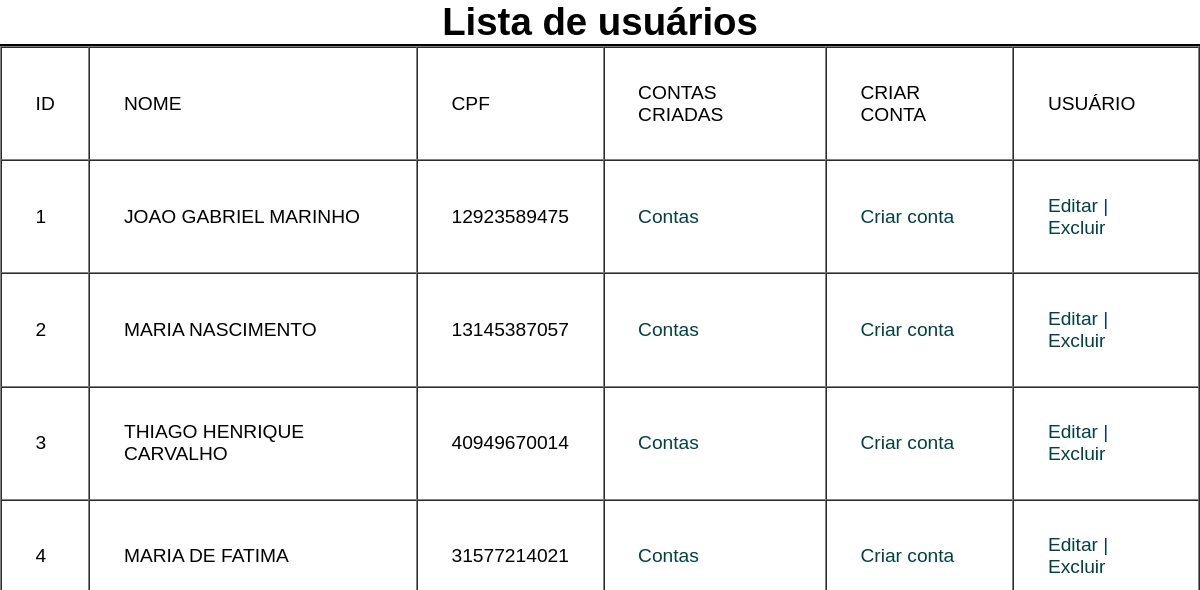
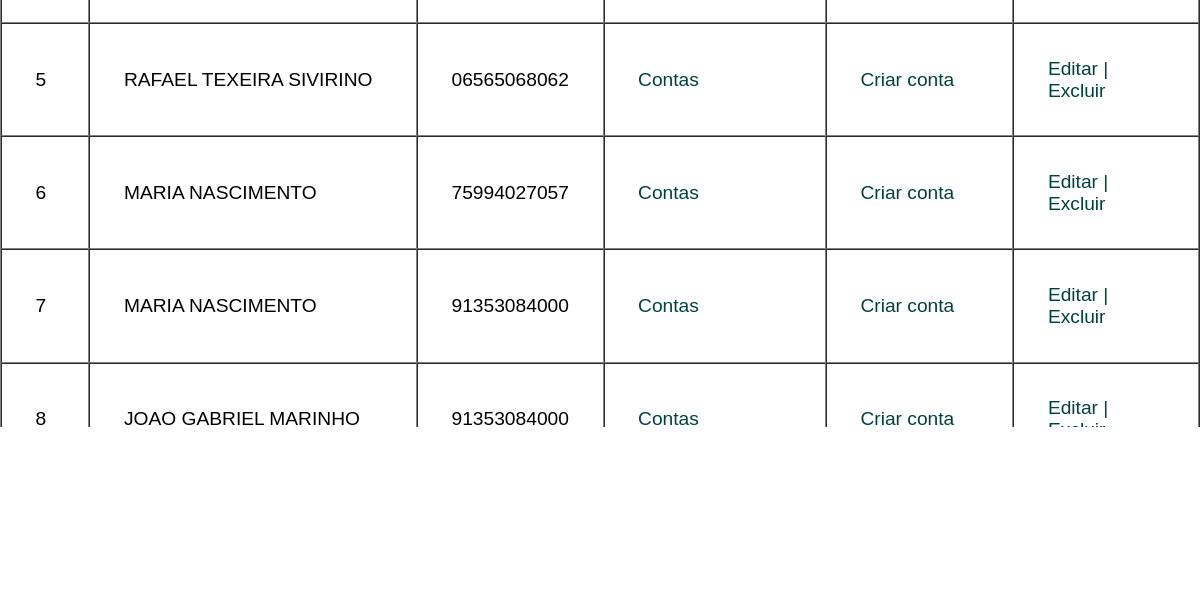
Before: /screens/listagem_usuarios.php with the older database file (2 pictures, top to bottom).
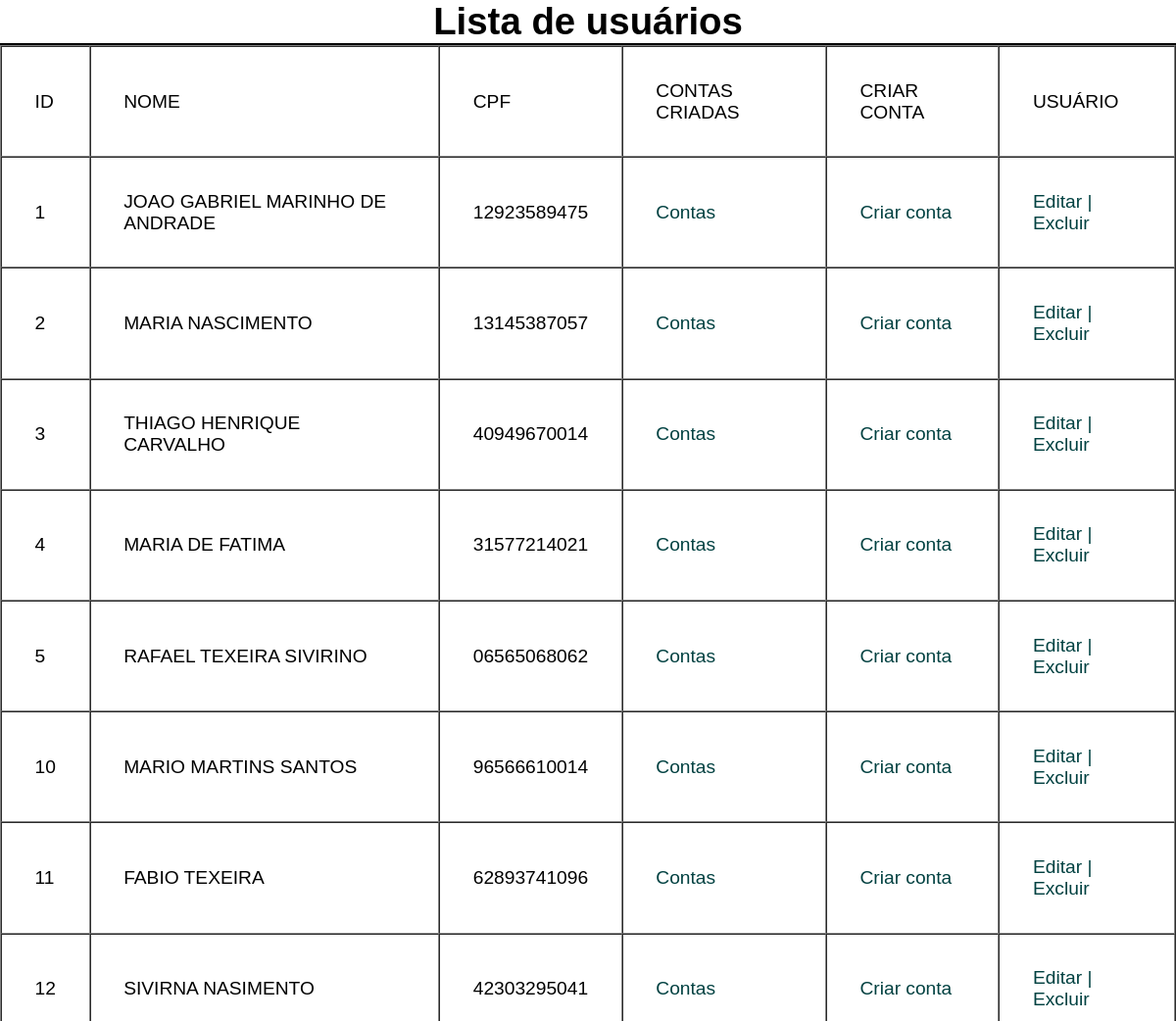
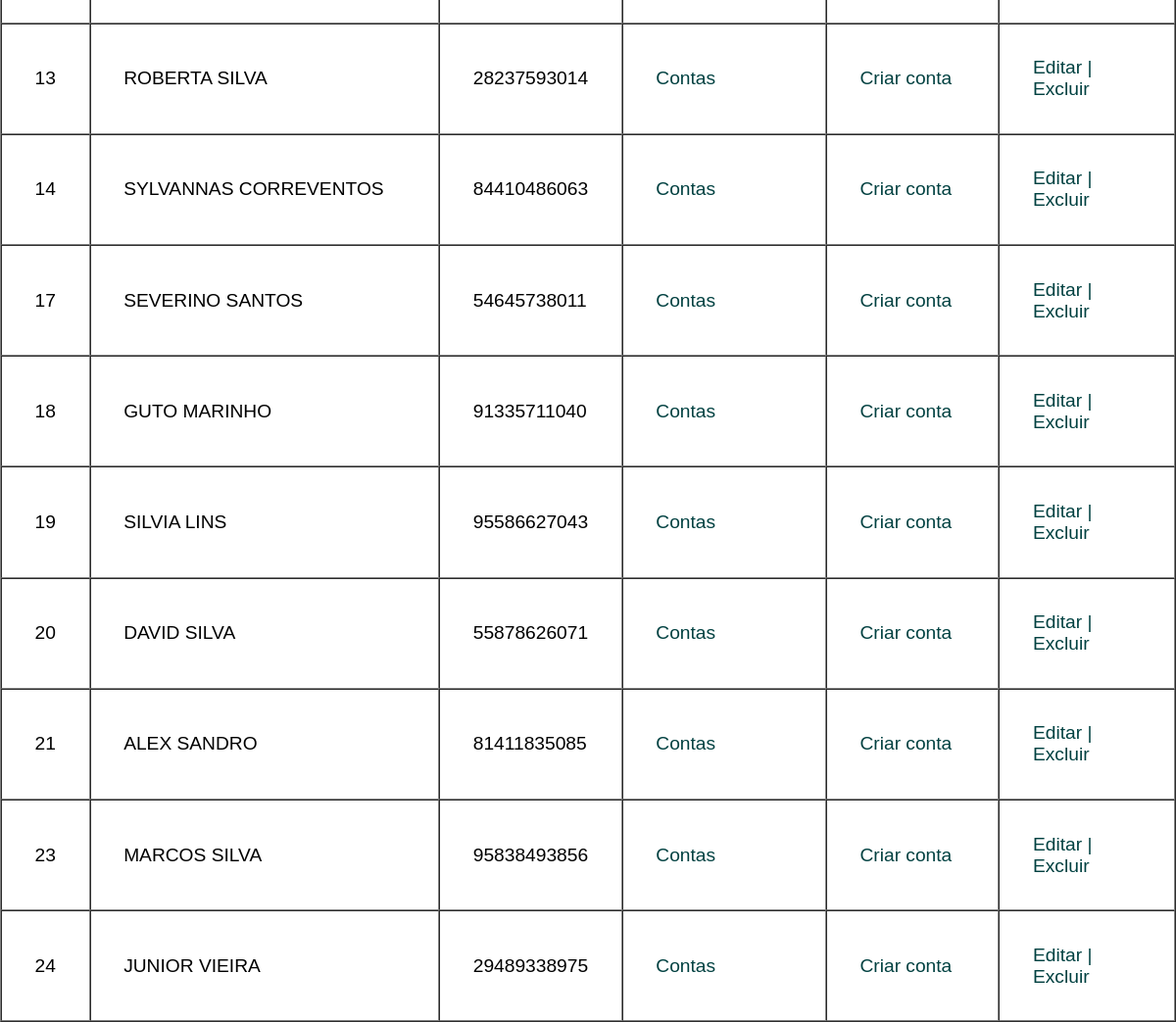
After: the same page with the newer database file (2 pictures, top to bottom).
### tables this page shows
CREATE TABLE `cadastro_usuario` (
  `id_usuario` int(11) NOT NULL,
  `nome_usuario` varchar(50) NOT NULL,
  `cpf_usuario` varchar(14) NOT NULL,
  `senha_usuario` varchar(30) NOT NULL,
  `confirmaSenha_usuario` varchar(30) NOT NULL,
  `status_usuario` tinyint(1) NOT NULL DEFAULT 1
);

### php/conecta_db.php (called while the page is built, shortened)
<?php
$host = "localhost";
$user = "root";
$password = "";
$database = "apacbank";
$mysqli = new mysqli($host, $user, $password, $database);
$consulta_usuarios    = "SELECT * FROM cadastro_usuario WHERE status_usuario = 1 ";
$consulta_usuarios_bd = $mysqli->query($consulta_usuarios) or die($mysqli->error);

### screens/listagem_usuarios.php (the view, shortened to what this page needs)
<?php include '../php/conecta_db.php';
?>
<!DOCTYPE html>
<html lang="pt-BR">
<head>
  <link rel="stylesheet" href="../css/links2.css" />
  <link rel="stylesheet" href="../css/listagem.css" />
</head>
<header>
  <h1>Lista de usuários</h1>
</header>
<hr color="black" />
<body class="main-bg">
  <table class="tabela" border="1px" cellpadding="5px" cellspacing="0">
    <tr>
      <td>ID</td>
      <td>NOME</td>
      <td>CPF</td>
      <td>CONTAS CRIADAS</td>
      <td>CRIAR CONTA</td>
      <td>USUÁRIO</td>
    </tr>
    <?php while ($dado = $consulta_usuarios_bd->fetch_array()) { ?>
      <form action="assets/screens/editar_user.php" method="POST">
        <tr>
          <td><input type="hidden" name="id_usuario" value="<?php echo $dado["id_usuario"] ?>"><?php echo $dado["id_usuario"] ?></td>
          <td><?php echo strtoupper($dado["nome_usuario"]) ?></td>
          <td><?php echo $dado["cpf_usuario"] ?></td>
          <td>
            <a href="usuarios_com_contas.php?id_usuario=<?php echo $dado["id_usuario"] ?>">Contas</a>
          </td>
          <td>
            <a href="conta.php?id_usuario=<?php echo $dado["id_usuario"] ?>">Criar conta</a>
          </td>
          <td>
            <a href="editar_usuario.php?id_usuario=<?php echo $dado["id_usuario"] ?>">Editar |</a>
            <a href="excluir_usuario.php?id_usuario=<?php echo $dado["id_usuario"] ?>">Excluir </a>
          </td>
      </form>
    <?php } ?>
  </table>
</body>
</html>

### css/links2.css (style rules this page uses)
a { color: rgb(0, 65, 65); text-decoration: none; font-family: Arial, Helvetica, sans-serif; }

### css/listagem.css (style rules this page uses)
* { margin: 0; padding: 0; box-sizing: border-box; }
td { padding: 2.1rem; }
h1 { display: flex; flex-direction: row; justify-content: center; }
body { background-image: url(https://cdn.pixabay.com/photo/2015/09/28/19/48/wallpaper-962590_960_720.png); background-size: cover; background-position: center center; -webkit-backdrop-filter: blur(10px); backdrop-filter: blur(10px); background-color: rgba(255, 255, 255, 0.3); font-family: Arial, Helvetica, sans-serif; font-size: 1.2rem; }

Changed rows visible on the page:
removed cadastro_usuario: id_usuario "6", nome_usuario "MARIA NASCIMENTO", cpf_usuario "75994027057"
removed cadastro_usuario: id_usuario "7", nome_usuario "MARIA NASCIMENTO", cpf_usuario "91353084000"
removed cadastro_usuario: id_usuario "8", nome_usuario "JOAO GABRIEL MARINHO", cpf_usuario "91353084000"
changed cadastro_usuario id 1: nome_usuario "JOAO GABRIEL MARINHO" → "JOAO GABRIEL MARINHO DE ANDRADE"
added cadastro_usuario: id_usuario "10", nome_usuario "MARIO MARTINS SANTOS", cpf_usuario "96566610014"
added cadastro_usuario: id_usuario "11", nome_usuario "FABIO TEXEIRA", cpf_usuario "62893741096"
added cadastro_usuario: id_usuario "12", nome_usuario "SIVIRNA NASIMENTO", cpf_usuario "42303295041"
added cadastro_usuario: id_usuario "13", nome_usuario "ROBERTA SILVA", cpf_usuario "28237593014"
added cadastro_usuario: id_usuario "14", nome_usuario "SYLVANNAS CORREVENTOS", cpf_usuario "84410486063"
added cadastro_usuario: id_usuario "17", nome_usuario "SEVERINO SANTOS", cpf_usuario "54645738011"
added cadastro_usuario: id_usuario "18", nome_usuario "GUTO MARINHO", cpf_usuario "91335711040"
added cadastro_usuario: id_usuario "19", nome_usuario "SILVIA LINS", cpf_usuario "95586627043"
added cadastro_usuario: id_usuario "20", nome_usuario "DAVID SILVA", cpf_usuario "55878626071"
added cadastro_usuario: id_usuario "21", nome_usuario "ALEX SANDRO", cpf_usuario "81411835085"
added cadastro_usuario: id_usuario "23", nome_usuario "MARCOS SILVA", cpf_usuario "95838493856"
added cadastro_usuario: id_usuario "24", nome_usuario "JUNIOR VIEIRA", cpf_usuario "29489338975"
